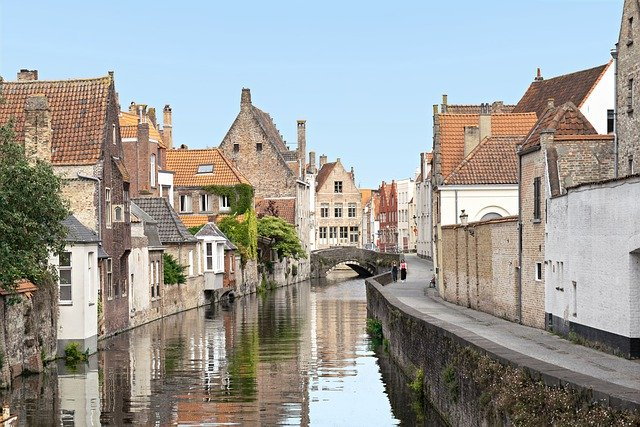
#> input picture opencv/input/img20.jpg, 640 x 427 px
$ python c3_knn.py
#> lines starting #> are read from the running program, lines starting #| are printed output that depends on the picture
# 영상 군집화 예제
# knn 입력 생성
import cv2
import numpy as np

# 영상 읽기
img1 = cv2.imread("../input/img20.jpg", cv2.IMREAD_UNCHANGED)
#> img1 is the input picture: shape (427, 640, 3); mean B, G, R 154.3, 157.9, 157.6

data = img1.reshape((-1,3))
data = np.float32(data)
# knn 변수 설정
criteria = (cv2.TermCriteria_EPS + cv2.TERM_CRITERIA_MAX_ITER, 10, 1.0)
attempts = 10
flags = cv2.KMEANS_RANDOM_CENTERS
for i in range(1, 3):
    # knn 수행
    numK = i *5
    ret, label, center = cv2.kmeans(data, numK, None, criteria, attempts, flags)
    # 결과 영상 출력 및 저장
    center = np.uint8(center)
    res = center[label.flatten()]
    res = res.reshape(img1.shape)
    cv2.imshow('res', res)
    # 키보드 입력을 기다린 후 모든 영상창 닫기
    cv2.waitKey(0)
    cv2.destroyAllWindows()
#> this loop made 2 passes
#> ret on passes 1 to 2: 222468720, 99360912.6
#> pass 1, `res = res.reshape(img1.shape)`:
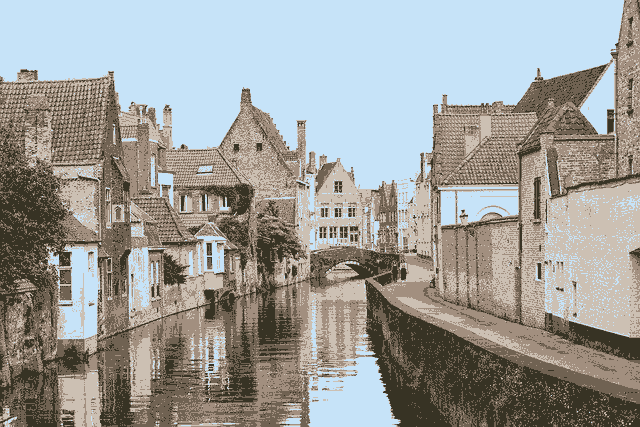
#> res: shape (427, 640, 3); mean B, G, R 154, 157.5, 156.9
#> pass 2, `res = res.reshape(img1.shape)`:
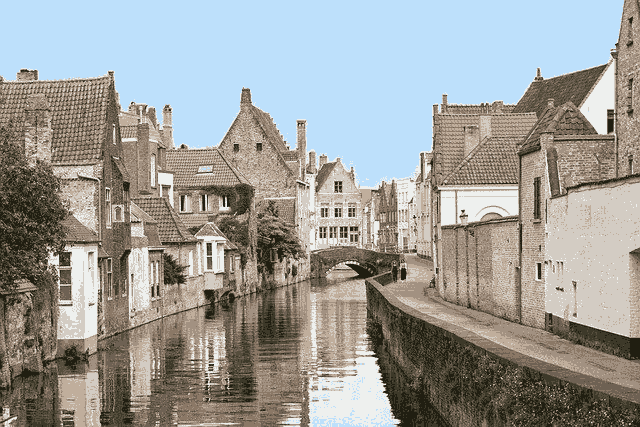
#> res: shape (427, 640, 3); mean B, G, R 153.8, 157.5, 156.9

$ run again, with opencv/input/img1.jpg copied over opencv/input/img20.jpg
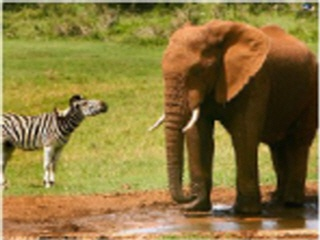
#> input picture opencv/input/img1.jpg, 320 x 240 px
#> img1 is the input picture: shape (240, 320, 3); mean B, G, R 60.1, 118.6, 138.3
#> the loop `for i in range(1, 3):` made 2 passes
#> ret on passes 1 to 2: 64528000.9, 35298473.8
#> pass 1, `res = res.reshape(img1.shape)`:
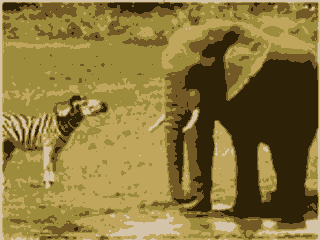
#> res: shape (240, 320, 3); mean B, G, R 59.4, 118.1, 137.8
#> pass 2, `res = res.reshape(img1.shape)`:
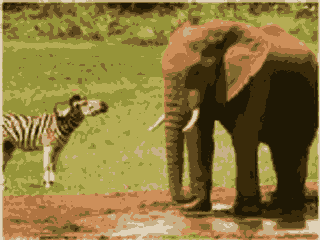
#> res: shape (240, 320, 3); mean B, G, R 59.5, 118, 137.7

$ run again, with opencv/input/img10.jpg copied over opencv/input/img20.jpg
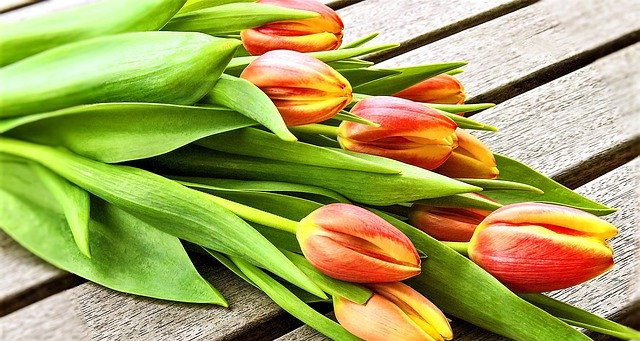
#> input picture opencv/input/img10.jpg, 640 x 341 px
#> img1 is the input picture: shape (341, 640, 3); mean B, G, R 89.7, 162.3, 163.6
#> the loop `for i in range(1, 3):` made 2 passes
#> ret on passes 1 to 2: 509749739.6, 268101772.1
#> pass 1, `res = res.reshape(img1.shape)`:
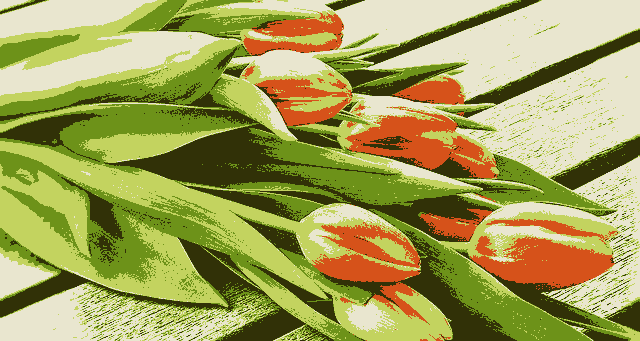
#> res: shape (341, 640, 3); mean B, G, R 89.1, 161.7, 163.2
#> pass 2, `res = res.reshape(img1.shape)`:
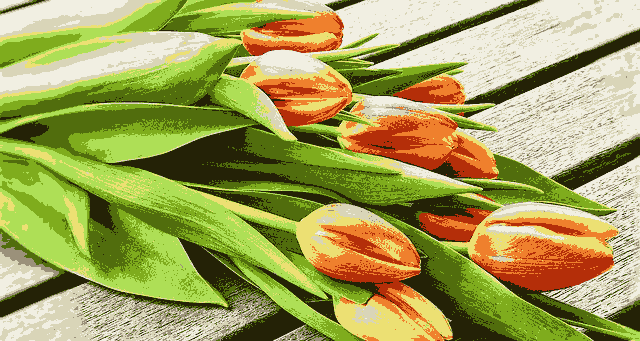
#> res: shape (341, 640, 3); mean B, G, R 89.4, 161.7, 163.2

$ run again, with opencv/input/img11.jpg copied over opencv/input/img20.jpg
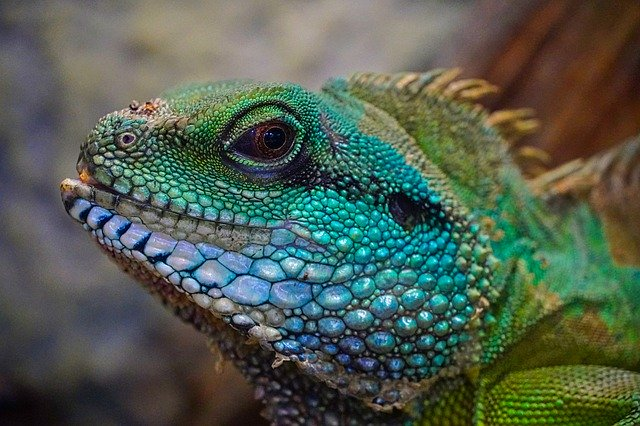
#> input picture opencv/input/img11.jpg, 640 x 426 px
#> img1 is the input picture: shape (426, 640, 3); mean B, G, R 80.3, 93.4, 81.4
#> the loop `for i in range(1, 3):` made 2 passes
#> ret on passes 1 to 2: 386158012.9, 220721572.7
#> pass 1, `res = res.reshape(img1.shape)`:
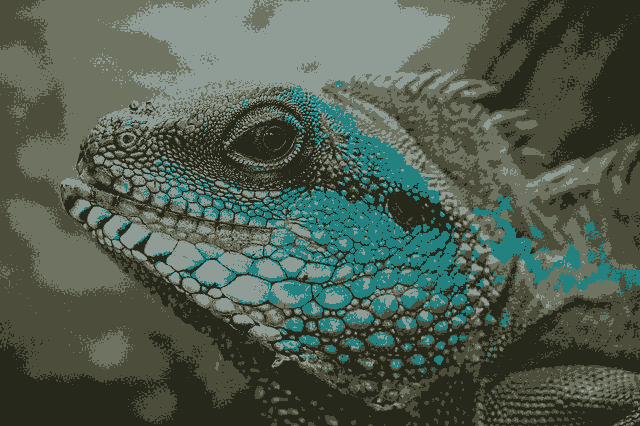
#> res: shape (426, 640, 3); mean B, G, R 79.7, 93.1, 80.8
#> pass 2, `res = res.reshape(img1.shape)`:
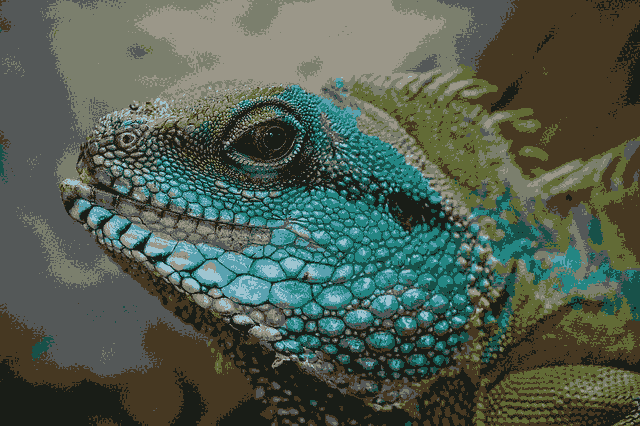
#> res: shape (426, 640, 3); mean B, G, R 79.9, 93.1, 80.9
